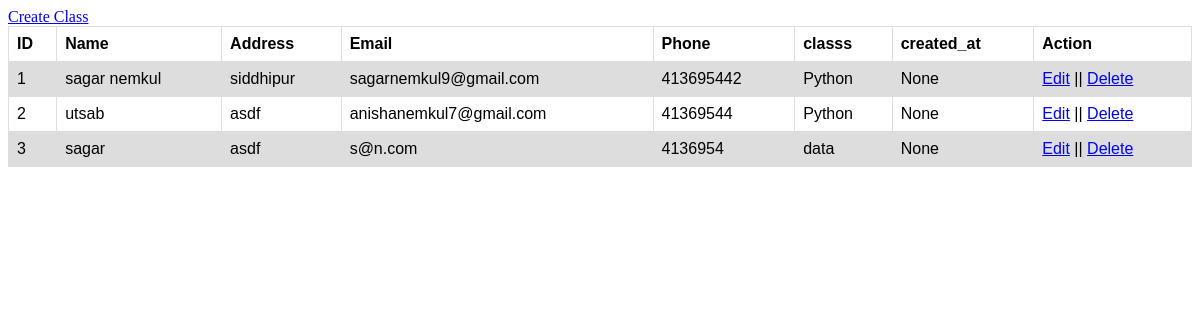
Before: /student/ with the older database file.
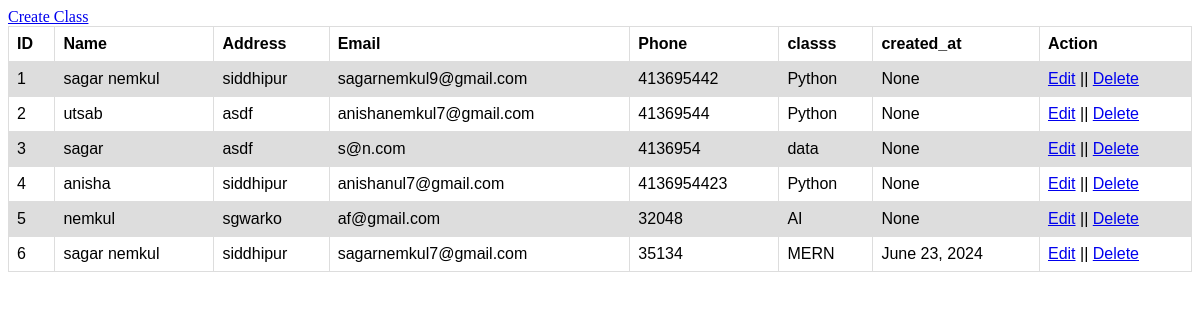
After: the same page with the newer database file.
### student/models.py (models this page shows, shortened)
class BroadwayStudent(models.Model):
    student_class = models.ForeignKey(StudentClass, on_delete=models.SET_NULL,null=True)
    name = models.CharField(max_length=255, null=True,help_text='student name')
    address = models.CharField(max_length=33, null=True)
    phone = models.IntegerField(unique=True)
    email = models.EmailField(unique=True)

class StudentClass(models.Model):
    name = models.CharField(verbose_name="Class name", max_length=30, blank=False, null=True)
    section = models.CharField(verbose_name="class Section", max_length=40)
    image = models.ImageField(upload_to='studentclass/', null=True, blank=True)
    status =  models.BooleanField(default=False)
    class_type = models.CharField(verbose_name="class type", max_length=10, null=True, blank=True)
    class_link = models.URLField(null=True, blank=True)
    created_at = models.DateField(null=True, blank=True)
    started_at =  models.DateField(null=True, blank=True)
    ended_at = models.DateField(name="ended", null=True, blank=True)

### student/views.py (the view)
# urls.py: path('', fetch_student, name="fetch-student"),
def fetch_student(request):
        a=BroadwayStudent.objects.all()
        context = {
                "data":a
        }
        return render(request, 'student/index.html', context)

### student/templates/student/index.html (shortened to what this page needs)
<!DOCTYPE html>
<html>
<head>
</head>
<body>
  <a href="{% url 'create-student-list' %}">Create Class</a>
    <table>
      <tr>
          <th>ID</th>
          <th>Name</th>
          <th>Address</th>
          <th>Email</th>
          <th>Phone</th>
          <th>classs</th>
          <th>created_at</th>
          <th>Action</th>
      </tr>
      {% for i in data %}
      <tr>
          <td>{{i.id}}</td>
          <td>{{i.name}}</td>
          <td>{{i.address}}</td>
          <td>{{i.email}}</td>
          <td>{{i.phone}}</td>
          <td>{{i.student_class.name}}</td>
          <td>{{i.student_class.created_at}}</td>
          <td><a href="{% url 'edit-student-list' i.id %}">Edit</a> || <a href="{% url 'delete-student-list' i.id %}">Delete</a></td>
      </tr>
      {% endfor %}
  </table>
</body>
</html>

### student/templates/student/index.html (style rules this page uses)
table { font-family: arial, sans-serif; border-collapse: collapse; width: 100%; }
td, th { border: 1px solid #dddddd; text-align: left; padding: 8px; }
tr:nth-child(even) { background-color: #dddddd; }

Changed rows visible on the page:
added BroadwayStudent: id "4", name "anisha", address "siddhipur", email "anishanul7@gmail.com", phone "4136954423", student_class.name "Python", student_class.created_at "None"
added BroadwayStudent: id "5", name "nemkul", address "sgwarko", email "af@gmail.com", phone "32048", student_class.name "AI", student_class.created_at "None"
added BroadwayStudent: id "6", name "sagar nemkul", address "siddhipur", email "sagarnemkul7@gmail.com", phone "35134", student_class.name "MERN", student_class.created_at "June 23, 2024"
